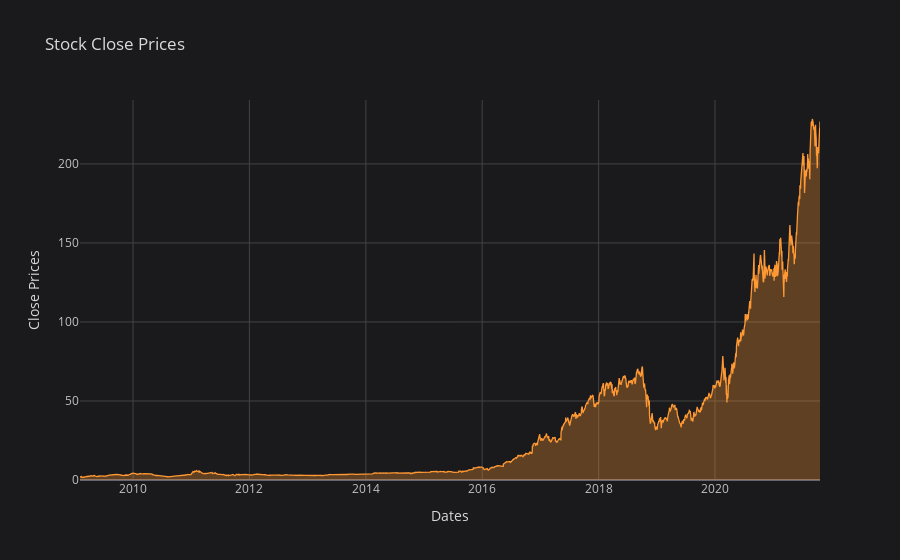

Notebook code cell kept with this figure:
### Markdown cell above
## Data Visualization

### Code cell
nvda_close.iplot(title='Stock Close Prices', fill = True, xTitle='Dates',yTitle='Close Prices', theme='space')

### Figure 1 — Plotly figure (JSON) as saved in the notebook; plotly's stock layout.template omitted (floating-point values rounded to 4 significant figures; data arrays with more than 128 entries replaced by an {"elided": "..."} marker saying what was removed)
{"data": [{"fill": "tozeroy", "fillcolor": "rgba(255, 153, 51, 0.3)", "line": {"color": "rgba(255, 153, 51, 1.0)", "dash": "solid", "shape": "linear", "width": 1.3}, "mode": "lines", "name": "Close", "text": "", "type": "scatter", "x": {"elided": "3204 str values"}, "y": {"elided": "3204 float values"}}], "layout": {"legend": {"bgcolor": "#1A1A1C", "font": {"color": "#D9D9D9"}}, "paper_bgcolor": "#1A1A1C", "plot_bgcolor": "#1A1A1C", "title": {"font": {"color": "#D9D9D9"}, "text": "Stock Close Prices"}, "xaxis": {"gridcolor": "#434343", "showgrid": true, "tickfont": {"color": "#C2C2C2"}, "title": {"font": {"color": "#D9D9D9"}, "text": "Dates"}, "zerolinecolor": "#666570"}, "yaxis": {"gridcolor": "#434343", "showgrid": true, "tickfont": {"color": "#C2C2C2"}, "title": {"font": {"color": "#D9D9D9"}, "text": "Close Prices"}, "zerolinecolor": "#666570"}}}
